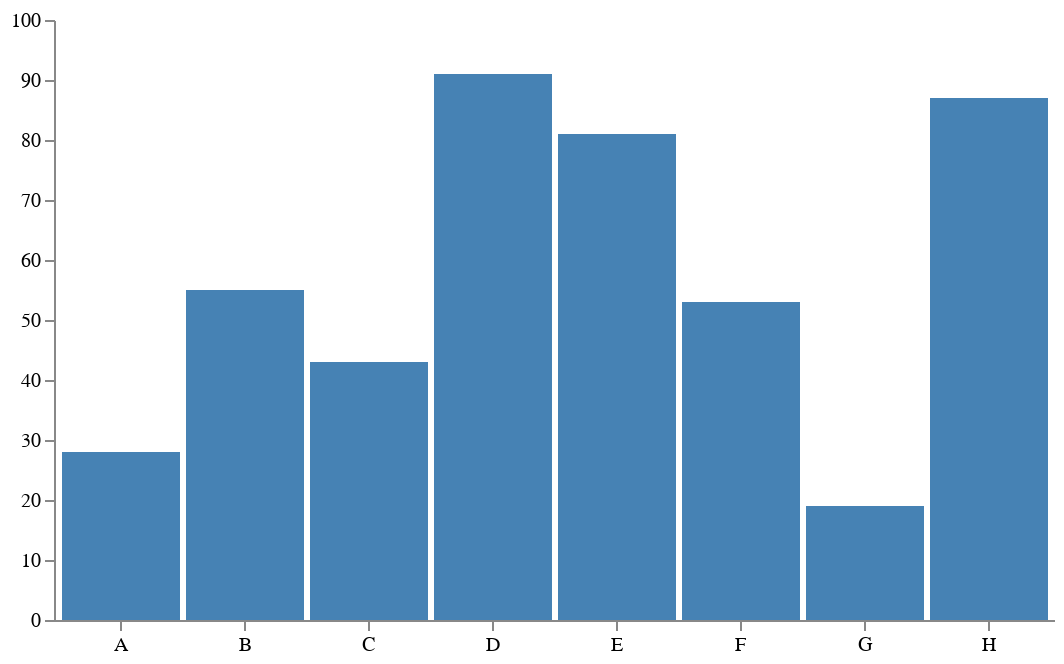

The specification (Vega-Lite) saved for this image:
### Vega specification from a JSON file in a GitHub repository (floating-point values rounded to 4 significant figures)
{"width": 500, "height": 300, "padding": 5, "data": [{"name": "table", "values": [{"category": "A", "amount": 28}, {"category": "B", "amount": 55}, {"category": "C", "amount": 43}, {"category": "D", "amount": 91}, {"category": "E", "amount": 81}, {"category": "F", "amount": 53}, {"category": "G", "amount": 19}, {"category": "H", "amount": 87}]}], "scales": [{"name": "xscale", "type": "band", "domain": {"data": "table", "field": "category"}, "range": "width", "padding": 0.05, "round": true}, {"name": "yscale", "domain": {"data": "table", "field": "amount"}, "nice": true, "range": "height"}], "axes": [{"orient": "bottom", "scale": "xscale"}, {"orient": "left", "scale": "yscale"}], "marks": [{"type": "rect", "from": {"data": "table"}, "encode": {"enter": {"x": {"scale": "xscale", "field": "category"}, "width": {"scale": "xscale", "band": 1}, "y": {"scale": "yscale", "field": "amount"}, "y2": {"scale": "yscale", "value": 0}}, "update": {"fill": {"value": "steelblue"}}, "hover": {"fill": {"value": "red"}}}}]}
